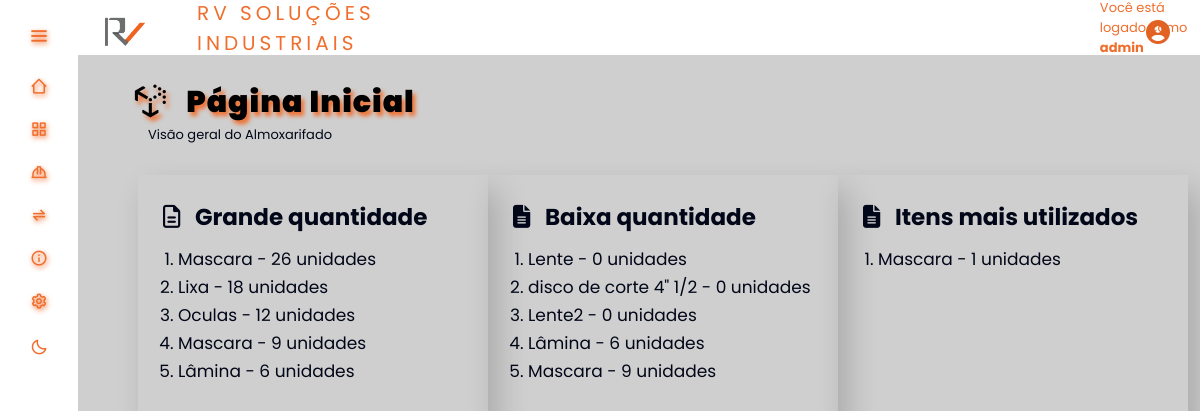
Page /telas/index.php (signed in) on the committed database.
### tables this page shows
CREATE TABLE `produto` (
  `id_produto` int(11) NOT NULL,
  `Quantidade` int(11) DEFAULT NULL,
  `Valor` decimal(6,2) DEFAULT NULL,
  `Modelo` varchar(100) DEFAULT NULL,
  `Descricao` varchar(100) DEFAULT NULL,
  `Tipo` int(11) DEFAULT NULL,
  `Fornecedor_id` int(11) DEFAULT NULL
);

CREATE TABLE `movimentacao` (
  `id_mov` int(11) NOT NULL,
  `Data` datetime DEFAULT NULL,
  `QntdAtual` int(11) NOT NULL,
  `QntdModificada` int(11) DEFAULT NULL,
  `Produto_id` int(11) DEFAULT NULL,
  `Usuario_id` int(11) DEFAULT NULL,
  `Funcionario_id` int(11) DEFAULT NULL
);

### telas/function.php (called while the page is built, shortened)
<?php
function maisUtilizados(){
    $movimentacoes = innerJoin2("id_mov, id_produto, COUNT(Produto_id) AS total_saidas, SUM(CASE WHEN QntdModificada < 0 THEN QntdModificada ELSE 0 END) AS quantidade,
    Descricao, Funcionario_id, QntdModificada, Data, Produto_id", "movimentacao", "produto",
    "movimentacao.Produto_id", "produto.id_produto", "0", "DESC");
}
    function grandeQtd() {
        $produtos = quantities("produto", "DESC");
    }
    function poucaQtd() {
        $poucos = quantities("produto", "ASC");
    }
    function innerJoin2 ($data = null, $table = null, $tableInner = null, $table01Column = null,$dataInner = null, $sai = null, $p = null) {
        $database = open_database();
        $found = null;
        try{
            if($p) {
              $sql = "SELECT " . $data . " FROM " . $table . " INNER JOIN " . $tableInner . " ON " . $table01Column . "=" . $dataInner . " WHERE QntdModificada < " . $sai . " GROUP BY Descricao ORDER BY quantidade " . $p . " LIMIT 5";
              $result = $database->query($sql);
              if($result->num_rows > 0)  {
                  $found = array();
                  while ($row = $result->fetch_assoc()) {
                    array_push($found, $row);
                  }
              } else{
                  throw new Exception("Não foram encontrados registros de dados!");
              }
            }
        } catch (Exception $e)  {
            $_SESSION['message'] = "Ocorreu um erro: " . $e->getMessage();
            $_SESSION['type'] = "danger";
        }
        return $found;
    }
    function quantities ($table = null, $p = null) {
        $database = open_database();
        $found = null;
        try{
            if($p) {
                $sql = "SELECT * FROM " . $table . " ORDER BY Quantidade " . $p . " LIMIT 5";
                $result = $database->query($sql);
                if($result->num_rows > 0) {
                    $found = array();
                    while ($row = $result->fetch_assoc()) {
                    array_push($found, $row);
                }
              } else{
                  throw new Exception("Não foram encontrados registros de dados!");
              }
            }
        } catch (Exception $e)  {
            $_SESSION['message'] = "Ocorreu um erro: " . $e->getMessage();
            $_SESSION['type'] = "danger";
        }
        return $found;
    }

### telas/index.php (the view, shortened to what this page needs)
<?php
    require_once('function.php');
    grandeQtd();
    poucaQtd();
    maisUtilizados();
    include(HEADER_TEMPLATE);
?>
<!DOCTYPE html>
<html>
    <head>
                <link rel="stylesheet" href="<?php echo BASEURL; ?>css/styleIndex.css"/>
                <link rel="stylesheet" href="<?php echo BASEURL; ?>inc/style.css"/>
                <link rel="stylesheet" href="<?php echo BASEURL; ?>inc/styleDark.css">
                <link rel="stylesheet" href="https://cdnjs.cloudflare.com/ajax/libs/font-awesome/6.4.2/css/all.min.css"
 />
    </head>
    <body>
      <div class="tittleIndex">
        <h2 class="tituloIdx"><i class="fa-brands fa-uncharted fa-lg"></i> &nbsp; Página Inicial</h2>
        <p id="subtitulo" style="font-size:small; margin:0 0 0 70px">Visão geral do Almoxarifado</p>
      </div>
      <main>
        <div id="boxes" class="boxes">
          <div class="hidden">
            <div id="caixa01" class="box">
              <h3><i class="fa-regular fa-file-lines"></i>&nbsp; &nbsp;Grande quantidade</h3>
              <?php
                if ($produtos) :
                  echo '<ol style="margin: 10px 0 0 15px; font-size:17px; color: var(--search-text);">';
                  foreach ($produtos as $produto) :
                    echo '<li style="margin: 2px 0 0 0;">' . $produto['Descricao'] . ' - ' . $produto['Quantidade'] . ' unidades ' . '</li>';
                  endforeach;
                  echo '</ol>';
                else :
                  echo 'Nenhum produto está com quantidade maior que 35 unidades.';
                endif;
              ?>
            </div>
          </div>
          <div class="hidden">
            <div id="caixa02" class="box">
              <h3><i class="fa-solid fa-file-lines"></i>&nbsp; &nbsp;Baixa quantidade</h3>
              <?php
                if ($poucos) :
                  echo '<ol style="margin: 10px 0 0 15px; font-size:17px; color: var(--search-text);">';
                  foreach ($poucos as $produto) :
                    if($produto['Quantidade'] === null){
                      echo '<li style="margin: 2px 0 0 0;">' . $produto['Descricao'] . ' - ' . "0" . ' unidades ' . '</li>';
                    }else {
                      echo '<li style="margin: 2px 0 0 0;">' . $produto['Descricao'] . ' - ' . $produto['Quantidade'] . ' unidades ' . '</li>';
                    }
                  endforeach;
                  echo '</ol>';
                else :
                  echo 'Nenhum produto está com quantidade menor que 10 unidades.';
                endif;
              ?>
            </div>
          </div>
          <div class="hidden">
            <div id="caixa03" class="box">
              <h3><i class="fa-solid fa-file-lines"></i>&nbsp; &nbsp;Itens mais utilizados</h3>
              <?php
                if ($movimentacoes) :
                  echo '<ol style="margin: 10px 0 0 15px; font-size:17px; color: var(--search-text);">';
                    foreach ($movimentacoes as $produto) :
                        echo '<li style="margin: 2px 0 0 0;">' . $produto['Descricao'] . ' - ' . abs($produto['quantidade']) . ' unidades ' . '</li>';
                    endforeach;
                  echo '</ol>';
                endif;
              ?>
            </div>
          </div>
        </div>
      </main>
    </body>
</html>

### inc/header.php (shortened to what this page needs)
<!DOCTYPE html>
<html lang="pt-br">
  <head>
    <link href='https://unpkg.com/boxicons@2.1.4/css/boxicons.min.css' rel='stylesheet'>
    <link rel="stylesheet" href="https://cdnjs.cloudflare.com/ajax/libs/font-awesome/6.4.0/css/all.min.css" />
    <link rel="stylesheet" href="<?php echo BASEURL; ?>inc/style.css"/>
    <link rel="stylesheet" href="<?php echo BASEURL; ?>inc/styleDark.css">
  </head>
  <header>
    <div class="sidebar" id="sidebar">
      <div class="logo_details">
          <i class="bx bx-menu" id="btn"></i>
        </div>
        <ul class="nav-list">
          <li>
            <a href="<?php echo BASEURL; ?>telas/index.php">
              <i class='bx bx-home-alt-2' id="icons"></i>
            </a>
          </li>
          <li>
            <a href="<?php echo BASEURL; ?>./tables/insumos.php">
              <i class='bx bx-grid-alt' id="icons"></i>
            </a>
          </li>
          <li>
            <a href="<?php echo BASEURL; ?>./tables/epis.php">
              <i class='bx bx-hard-hat' id="icons"></i>
            </a>
          </li>
          <li>
            <a href="<?php echo BASEURL; ?>telas/historico.php">
              <i class='bx bx-transfer-alt' id="icons"></i>
            </a>
          </li>
          <li>
            <a href="<?php echo BASEURL; ?>telas/sobre.php">
              <i class='bx bx-info-circle' id="icons"></i>
            </a>
          </li>
          <?php if ($_SESSION['isAdmin'] === "Sim"){?>
          <li>
            <a  href="<?php echo BASEURL; ?>telas/configuracoes.php">
              <i class="bx bx-cog" id="icons"></i>
            </a>
          </li>
          <?php } ?>
          <li>
            <a class="darkLight-searchBox">
              <div class="dark-light">
                <i class='bx bx-moon moon'></i>
              </div>
            </a>
          </li>
        </ul>
      </div>
  </header>
    <section class="home-section">
      <div class="topnav" id="myTopnav">
        <nav>
          <a class="logo_rv" href="#">
            <img src="<?php echo BASEURL; ?>images/logo.png" alt="logo" width="45" height="">
          </a>
          <ul class="container">
            <a class="logo" href="#">RV Soluções Industriais</a>
          </ul>
          <ul class="nomeUser">
            <p class="user-logado">Você está logado como <b><?php echo $_SESSION['login']?></b></p>
          </ul>
          <ul class="navlist">
            <li class="dropdown">
              <a href="../index.php" class="login" title="Clique para sair"><i class="fa-solid fa-circle-user fa-xl" style="color: #e16223;"></i></a>
            </li>
          </ul>
        </nav>
      </div>

### inc/style.css (style rules this page uses)
:root { --color-default:#1c1c1c; --color-second: #D3D3D3; --color-white:#89817D; --color-body:#4A3F35; --color-black:#F06E2D; --search-bar: #F2F2F2; --search-text: #010718; }
* { padding: 0%; margin: 0%; box-sizing: border-box; font-family: 'Poppins', sans-serif; }
.container { font-size:20px; text-transform: uppercase; letter-spacing: 4px; margin: 0 0 0 50px; }
.container .logo { cursor: default; }
.sidebar { min-height: 100vh; width: 78px; padding: 6px 14px; z-index: 10; background-color: var(--color-default); transition: all .5s ease; position: fixed; top:0; left: 0; }
.sidebar .logo_details { height: 60px; display: flex; align-items: center; position: relative; }
.sidebar .logo_details #btn { position: absolute; top:3.7vh; right: 0; transform: translateY(-50%); font-size: 23px; text-align: center; cursor: pointer; transition: all .5s ease; text-shadow: 1px 2px 5px #F06E2D; }
.sidebar i { color:var(--color-black); height: 60px; line-height: 60px; min-width: 50px; font-size: 25px; text-align: center; }
.sidebar .nav-list { margin-top: -5px; height: 100%; }
.sidebar li { position: relative; margin:8px 0; list-style: none; }
.sidebar li a { display: flex; height: 100%; width: 100%; align-items: center; text-decoration: none; background-color: var(--color-default); position: relative; transition: all .5s ease; z-index: 12; }
.sidebar li a::after { content: ""; position: absolute; width: 100%; height: 100%; transform: scaleX(0); background-color: var(--color-white); border-radius: 5px; transition: transform 0.3s ease-in-out; transform-origin: left; z-index: -2; }
.sidebar li i { height: 35px; line-height: 35px; font-size: 18px; border-radius: 5px; }
.home-section { position: absolute; background-color: var(--color-body); min-height: 100vh; top:0vh; left:78px; width: calc(100% - 78px); transition: all .6s ease; z-index: 2; }
* { margin: 0; padding: 0; box-sizing: border-box; }
a { color: rgb(168, 167, 167); text-decoration: none; transition: 0.5s; }
.container .logo { cursor: default; color: var(--color-black); }
nav { display: flex; align-items: center; font-family: system-ui, -apple-system, Helvetica, sans-serif, Arial; background: var(--color-default); height: 55px; position: relative; top: 0; left: 0; right: 0; z-index: 999; }
.navlist { list-style: none; z-index: 999; }
.navlist li { position: absolute; right: 30px; top: 2.5vh }
.logo_rv { position: relative; margin-top: 1.2vh; margin-left: 3vh; cursor: default; }
#icons { text-shadow: 1px 2px 5px #F06E2D; }
* { box-sizing: border-box }
body { font-family: Verdana, sans-serif; margin:0 }
img { vertical-align: middle; }
.topnav > nav > ul > .user-logado { color: #F06E2D; font-size: small; margin-left: 600px; }
#subtitulo { color: var(--color-white); }

### inc/styleDark.css (style rules this page uses)
:root { --color-default:#ffffff; --color-second: #bebebe; --color-white:#333333; --color-body:#cfcfcf; --color-black:#F06E2D; --search-bar: #F2F2F2; --search-text: #010718; }
.darkLight-searchBox .dark-light, .darkLight-searchBox .searchToggle { height: 40px; width: 40px; display: flex; align-items: center; justify-content: center; margin: 0 0 0 25px; }
.dark-light i, .searchToggle i { position: absolute; color: var( --color-black); font-size: 22px; cursor: pointer; transition: all 0.3s ease; }
#subtitulo { color: var(--search-text); }

### rows in the picture
produto: Descricao "Mascara", Quantidade "26"
produto: Descricao "Lixa", Quantidade "18"
produto: Descricao "Oculas", Quantidade "12"
produto: Descricao "Mascara", Quantidade "9"
produto: Descricao "Lâmina", Quantidade "6"
produto: Descricao "Lente"
produto: Descricao "disco de corte 4\" 1/2"
produto: Descricao "Lente2"
movimentacao: Produto.Descricao "Mascara", quantidade "1"

### other values in the picture
$_SESSION['login'] "admin"
